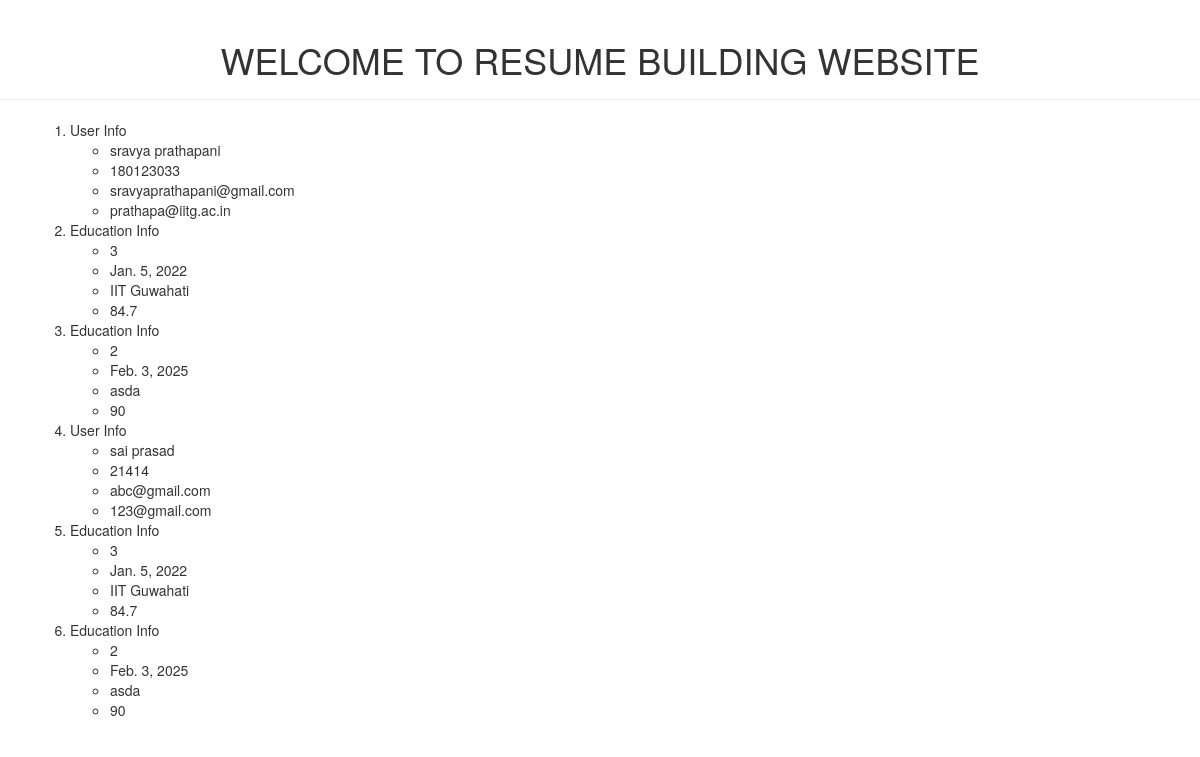
Page /resumeview on the committed database.
### resume/models.py (models this page shows)
class Person(models.Model):
    first_name=models.CharField(max_length=255)
    last_name=models.CharField(max_length=255)
    roll_no=models.CharField(max_length=15)
    email=models.EmailField()
    college_mail=models.EmailField()
    github=models.URLField(blank=True)
    linkedin=models.URLField(blank=True)
    def full_name(self):
        return " ".join([self.first_name,self.last_name])

class Education(models.Model):
    DEGREE_CHOICES=(
        ('1', 'Phd'),
        ('2','Mtech/MA/MSc/MCom/MBA'),
        ('3','BE/Btech/BA/BSc/BCom'),
        ('4', 'High School')
    )
    person=models.ForeignKey(Person,on_delete=models.CASCADE)
    degree=models.CharField(max_length=1,choices=DEGREE_CHOICES)
    passing_year=models.DateField()
    institute=models.CharField(max_length=100)
    percentage=models.CharField(max_length=5)

### resume/views.py (the view)
# urls.py: path('resumeview', views.resumeView, name='resume_view'),
def resumeView(request):
    persons=Person.objects.all()
    education=Education.objects.all()
    return render(request,'resume/resume_view.html',{'persons':persons,
    'education':education})

### resume/templates/resume/resume_view.html
{% extends 'resume/base.html' %}
{% load static %}
          {% block content %}
          <ol>
            {% for person in persons %}
            <li>User Info</li>
            <ul>
               <li>{{person.full_name}}</li>
               <li>{{person.roll_no}}</li>
               <li>{{person.email}}</li>
               <li>{{person.college_mail}}</li>
            </ul>
            {%for e in education %}
            <li>Education Info</li>
            <ul>
              <li>{{e.degree}}</li>
              <li>{{e.passing_year}}</li>
              <li>{{e.institute}}</li>
              <li>{{e.percentage}}</li>
            </ul>
            {%endfor%}
            {%endfor%}
            </ol>
        {% endblock %}

### resume/templates/resume/base.html (shortened to what this page needs)
<!DOCTYPE html>
<html>
	<head>
		<link rel="stylesheet" href="//maxcdn.bootstrapcdn.com/bootstrap/3.2.0/css/bootstrap.min.css">
		<link rel="stylesheet" href="//maxcdn.bootstrapcdn.com/bootstrap/3.2.0/css/bootstrap-theme.min.css">
	</head>
	<div class="page-header">
		<h1><center>WELCOME TO RESUME BUILDING WEBSITE</center></h1>
	</div>
	<body>
		<div class="content container">
		    <div class="row">
		        <div class="col-md-8">
				{% block content %}
				{% endblock %}
				</div>
		    </div>
		</div>
	</body>
</html>

### rows in the picture
Person: full_name "sravya prathapani", roll_no "180123033", email "sravyaprathapani@gmail.com", college_mail "prathapa@iitg.ac.in"
Education: degree "3", passing_year "Jan. 5, 2022", institute "IIT Guwahati", percentage "84.7"
Education: degree "2", passing_year "Feb. 3, 2025", institute "asda", percentage "90"
Person: full_name "sai prasad", roll_no "21414", email "abc@gmail.com", college_mail "123@gmail.com"
